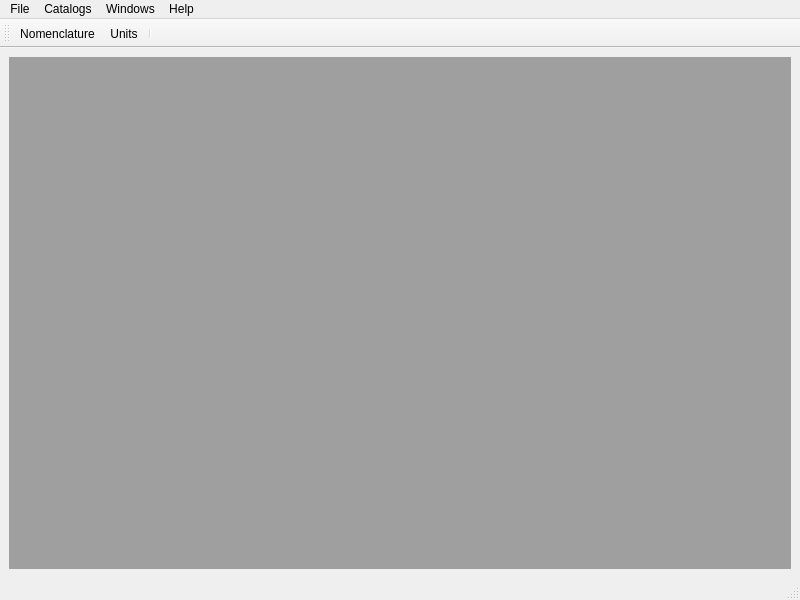
<?xml version="1.0" encoding="UTF-8"?>
<ui version="4.0">
 <class>MainWindow</class>
 <widget class="QMainWindow" name="MainWindow">
  <property name="geometry">
   <rect>
    <x>0</x>
    <y>0</y>
    <width>800</width>
    <height>600</height>
   </rect>
  </property>
  <property name="windowTitle">
   <string>MainWindow</string>
  </property>
  <widget class="QWidget" name="centralwidget">
   <layout class="QHBoxLayout" name="horizontalLayout">
    <item>
     <widget class="QMdiArea" name="mdiArea"/>
    </item>
   </layout>
  </widget>
  <widget class="QMenuBar" name="menubar">
   <property name="geometry">
    <rect>
     <x>0</x>
     <y>0</y>
     <width>800</width>
     <height>21</height>
    </rect>
   </property>
   <widget class="QMenu" name="menuWindows">
    <property name="title">
     <string>Windows</string>
    </property>
    <addaction name="actionCloseCurrentWindow"/>
    <addaction name="actionCloseAllWindows"/>
    <addaction name="separator"/>
    <addaction name="actionWindowsTile"/>
    <addaction name="actionWindowsCascade"/>
    <addaction name="separator"/>
    <addaction name="actionNextWindow"/>
    <addaction name="actionPreviousWindow"/>
   </widget>
   <widget class="QMenu" name="menuHelp">
    <property name="title">
     <string>Help</string>
    </property>
    <addaction name="actionAbout"/>
   </widget>
   <widget class="QMenu" name="menuFile">
    <property name="title">
     <string>File</string>
    </property>
    <addaction name="actionExit"/>
   </widget>
   <widget class="QMenu" name="menuCatalogs">
    <property name="title">
     <string>Catalogs</string>
    </property>
    <addaction name="actionCatalogsNomenclatureListForm"/>
    <addaction name="actionCatalogsUnitsListForm"/>
   </widget>
   <addaction name="menuFile"/>
   <addaction name="menuCatalogs"/>
   <addaction name="menuWindows"/>
   <addaction name="menuHelp"/>
  </widget>
  <widget class="QStatusBar" name="statusbar"/>
  <widget class="QToolBar" name="catalogsToolBar">
   <property name="windowTitle">
    <string>toolBar</string>
   </property>
   <attribute name="toolBarArea">
    <enum>TopToolBarArea</enum>
   </attribute>
   <attribute name="toolBarBreak">
    <bool>false</bool>
   </attribute>
   <addaction name="actionCatalogsNomenclatureListForm"/>
   <addaction name="actionCatalogsUnitsListForm"/>
   <addaction name="separator"/>
  </widget>
  <action name="actionCloseCurrentWindow">
   <property name="text">
    <string>Close current window</string>
   </property>
  </action>
  <action name="actionCloseAllWindows">
   <property name="text">
    <string>Close all windows</string>
   </property>
   <property name="toolTip">
    <string>Close all windows</string>
   </property>
  </action>
  <action name="actionWindowsTile">
   <property name="text">
    <string>Windows tile</string>
   </property>
   <property name="toolTip">
    <string>Windows tile</string>
   </property>
  </action>
  <action name="actionWindowsCascade">
   <property name="text">
    <string>Windows cascade</string>
   </property>
   <property name="toolTip">
    <string>Windows cascade</string>
   </property>
  </action>
  <action name="actionNextWindow">
   <property name="text">
    <string>Next window</string>
   </property>
   <property name="toolTip">
    <string>Next window</string>
   </property>
  </action>
  <action name="actionPreviousWindow">
   <property name="text">
    <string>Previous window</string>
   </property>
   <property name="toolTip">
    <string>Previous window</string>
   </property>
  </action>
  <action name="actionAbout">
   <property name="text">
    <string>About...</string>
   </property>
   <property name="toolTip">
    <string>About...</string>
   </property>
  </action>
  <action name="actionExit">
   <property name="text">
    <string>Exit</string>
   </property>
   <property name="toolTip">
    <string>Exit</string>
   </property>
  </action>
  <action name="actionCatalogsNomenclatureListForm">
   <property name="icon">
    <iconset resource="../ui_resources/icons.qrc">
     <normaloff>:/Catalog/p100</normaloff>:/Catalog/p100</iconset>
   </property>
   <property name="text">
    <string>Nomenclature</string>
   </property>
   <property name="toolTip">
    <string>Nomenclature</string>
   </property>
   <property name="menuRole">
    <enum>QAction::MenuRole::NoRole</enum>
   </property>
   <property name="iconVisibleInMenu">
    <bool>true</bool>
   </property>
  </action>
  <action name="actionCatalogsUnitsListForm">
   <property name="icon">
    <iconset resource="../ui_resources/icons.qrc">
     <normaloff>:/Catalog/p100</normaloff>:/Catalog/p100</iconset>
   </property>
   <property name="text">
    <string>Units</string>
   </property>
   <property name="toolTip">
    <string>Units</string>
   </property>
   <property name="menuRole">
    <enum>QAction::MenuRole::NoRole</enum>
   </property>
   <property name="iconVisibleInMenu">
    <bool>true</bool>
   </property>
   <property name="shortcutVisibleInContextMenu">
    <bool>true</bool>
   </property>
  </action>
 </widget>
 <resources>
  <include location="../ui_resources/icons.qrc"/>
 </resources>
 <connections/>
</ui>
